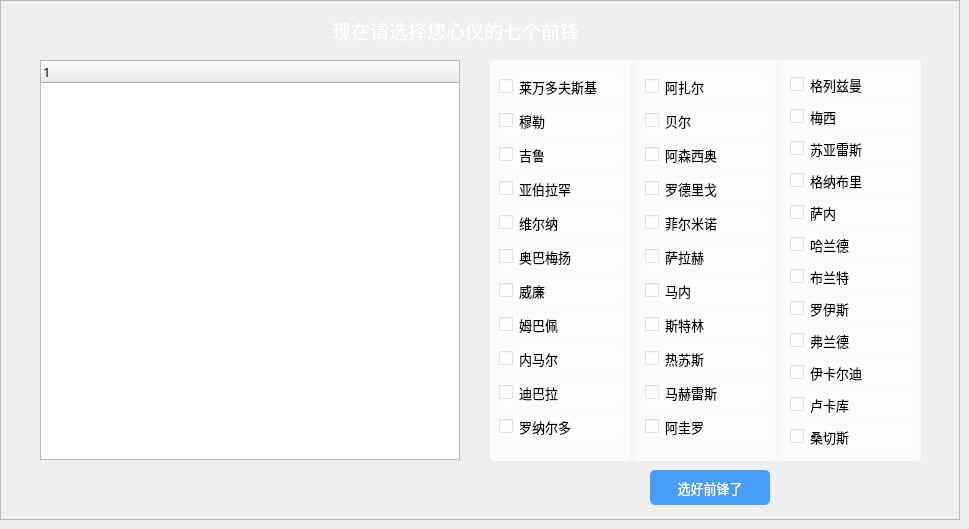
    <widget class="QWidget" name="chooseForward">
     <widget class="QLabel" name="label_2">
      <property name="geometry">
       <rect>
        <x>280</x>
        <y>-10</y>
        <width>351</width>
        <height>81</height>
       </rect>
      </property>
      <property name="font">
       <font>
        <family>微软雅黑</family>
        <pointsize>14</pointsize>
       </font>
      </property>
      <property name="styleSheet">
       <string notr="true">color: rgb(255, 255, 255);</string>
      </property>
      <property name="text">
       <string>现在请选择您心仪的七个前锋</string>
      </property>
      <property name="alignment">
       <set>Qt::AlignCenter</set>
      </property>
     </widget>
     <widget class="QTreeWidget" name="treeWidget_2">
      <property name="geometry">
       <rect>
        <x>40</x>
        <y>60</y>
        <width>420</width>
        <height>400</height>
       </rect>
      </property>
      <property name="font">
       <font>
        <family>等线</family>
        <pointsize>10</pointsize>
       </font>
      </property>
      <column>
       <property name="text">
        <string notr="true">1</string>
       </property>
      </column>
     </widget>
     <widget class="QWidget" name="widget_2" native="true">
      <property name="geometry">
       <rect>
        <x>490</x>
        <y>60</y>
        <width>431</width>
        <height>401</height>
       </rect>
      </property>
      <property name="font">
       <font>
        <pointsize>10</pointsize>
       </font>
      </property>
      <property name="styleSheet">
       <string notr="true">background-color: rgba(255, 255, 255,0.5);
border-radius: 5px;</string>
      </property>
      <layout class="QHBoxLayout" name="horizontalLayout">
       <item>
        <widget class="QWidget" name="widget_3" native="true">
         <layout class="QVBoxLayout" name="verticalLayout">
          <item>
           <widget class="QCheckBox" name="checkBox">
            <property name="font">
             <font>
              <family>等线</family>
              <pointsize>10</pointsize>
             </font>
            </property>
            <property name="text">
             <string>莱万多夫斯基</string>
            </property>
           </widget>
          </item>
          <item>
           <widget class="QCheckBox" name="checkBox_2">
            <property name="font">
             <font>
              <family>等线</family>
              <pointsize>10</pointsize>
             </font>
            </property>
            <property name="text">
             <string>穆勒</string>
            </property>
           </widget>
          </item>
          <item>
           <widget class="QCheckBox" name="checkBox_3">
            <property name="font">
             <font>
              <family>等线</family>
              <pointsize>10</pointsize>
             </font>
            </property>
            <property name="text">
             <string>吉鲁</string>
            </property>
           </widget>
          </item>
          <item>
           <widget class="QCheckBox" name="checkBox_4">
            <property name="font">
             <font>
              <family>等线</family>
              <pointsize>10</pointsize>
             </font>
            </property>
            <property name="text">
             <string>亚伯拉罕</string>
            </property>
           </widget>
          </item>
          <item>
           <widget class="QCheckBox" name="checkBox_5">
            <property name="font">
             <font>
              <family>等线</family>
              <pointsize>10</pointsize>
             </font>
            </property>
            <property name="text">
             <string>维尔纳</string>
            </property>
           </widget>
          </item>
          <item>
           <widget class="QCheckBox" name="checkBox_6">
            <property name="font">
             <font>
              <family>等线</family>
              <pointsize>10</pointsize>
             </font>
            </property>
            <property name="text">
             <string>奥巴梅扬</string>
            </property>
           </widget>
          </item>
          <item>
           <widget class="QCheckBox" name="checkBox_7">
            <property name="font">
             <font>
              <family>等线</family>
              <pointsize>10</pointsize>
             </font>
            </property>
            <property name="text">
             <string>威廉</string>
            </property>
           </widget>
          </item>
          <item>
           <widget class="QCheckBox" name="checkBox_8">
            <property name="font">
             <font>
              <family>等线</family>
              <pointsize>10</pointsize>
             </font>
            </property>
            <property name="text">
             <string>姆巴佩</string>
            </property>
           </widget>
          </item>
          <item>
           <widget class="QCheckBox" name="checkBox_9">
            <property name="font">
             <font>
              <family>等线</family>
              <pointsize>10</pointsize>
             </font>
            </property>
            <property name="text">
             <string>内马尔</string>
            </property>
           </widget>
          </item>
          <item>
           <widget class="QCheckBox" name="checkBox_10">
            <property name="font">
             <font>
              <family>等线</family>
              <pointsize>10</pointsize>
             </font>
            </property>
            <property name="text">
             <string>迪巴拉</string>
            </property>
           </widget>
          </item>
          <item>
           <widget class="QCheckBox" name="checkBox_11">
            <property name="font">
             <font>
              <family>等线</family>
              <pointsize>10</pointsize>
             </font>
            </property>
            <property name="text">
             <string>罗纳尔多</string>
            </property>
           </widget>
          </item>
         </layout>
        </widget>
       </item>
       <item>
        <widget class="QWidget" name="widget_4" native="true">
         <layout class="QVBoxLayout" name="verticalLayout_2">
          <item>
           <widget class="QCheckBox" name="checkBox_12">
            <property name="font">
             <font>
              <family>等线</family>
              <pointsize>10</pointsize>
             </font>
            </property>
            <property name="text">
             <string>阿扎尔</string>
            </property>
           </widget>
          </item>
          <item>
           <widget class="QCheckBox" name="checkBox_13">
            <property name="font">
             <font>
              <family>等线</family>
              <pointsize>10</pointsize>
             </font>
            </property>
            <property name="text">
             <string>贝尔</string>
            </property>
           </widget>
          </item>
          <item>
           <widget class="QCheckBox" name="checkBox_14">
            <property name="font">
             <font>
              <family>等线</family>
              <pointsize>10</pointsize>
             </font>
            </property>
            <property name="text">
             <string>阿森西奥</string>
            </property>
           </widget>
          </item>
          <item>
           <widget class="QCheckBox" name="checkBox_15">
            <property name="font">
             <font>
              <family>等线</family>
              <pointsize>10</pointsize>
             </font>
            </property>
            <property name="text">
             <string>罗德里戈</string>
            </property>
           </widget>
          </item>
          <item>
           <widget class="QCheckBox" name="checkBox_16">
            <property name="font">
             <font>
              <family>等线</family>
              <pointsize>10</pointsize>
             </font>
            </property>
            <property name="text">
             <string>菲尔米诺</string>
            </property>
           </widget>
          </item>
          <item>
           <widget class="QCheckBox" name="checkBox_17">
            <property name="font">
             <font>
              <family>等线</family>
              <pointsize>10</pointsize>
             </font>
            </property>
            <property name="text">
             <string>萨拉赫</string>
            </property>
           </widget>
          </item>
          <item>
           <widget class="QCheckBox" name="checkBox_18">
            <property name="font">
             <font>
              <family>等线</family>
              <pointsize>10</pointsize>
             </font>
            </property>
            <property name="text">
             <string>马内</string>
            </property>
           </widget>
          </item>
          <item>
           <widget class="QCheckBox" name="checkBox_28">
            <property name="font">
             <font>
              <family>等线</family>
              <pointsize>10</pointsize>
             </font>
            </property>
            <property name="text">
             <string>斯特林</string>
            </property>
           </widget>
          </item>
          <item>
           <widget class="QCheckBox" name="checkBox_29">
            <property name="font">
             <font>
              <family>等线</family>
              <pointsize>10</pointsize>
             </font>
            </property>
            <property name="text">
             <string>热苏斯</string>
            </property>
           </widget>
          </item>
          <item>
           <widget class="QCheckBox" name="checkBox_30">
            <property name="font">
             <font>
              <family>等线</family>
              <pointsize>10</pointsize>
             </font>
            </property>
            <property name="text">
             <string>马赫雷斯</string>
            </property>
           </widget>
          </item>
          <item>
           <widget class="QCheckBox" name="checkBox_31">
            <property name="font">
             <font>
              <family>等线</family>
              <pointsize>10</pointsize>
             </font>
            </property>
            <property name="text">
             <string>阿圭罗</string>
            </property>
           </widget>
          </item>
         </layout>
        </widget>
       </item>
       <item>
        <widget class="QWidget" name="widget_5" native="true">
         <layout class="QVBoxLayout" name="verticalLayout_4">
          <item>
           <widget class="QCheckBox" name="checkBox_32">
            <property name="font">
             <font>
              <family>等线</family>
              <pointsize>10</pointsize>
             </font>
            </property>
            <property name="text">
             <string>格列兹曼</string>
            </property>
           </widget>
          </item>
          <item>
           <widget class="QCheckBox" name="checkBox_33">
            <property name="font">
             <font>
              <family>等线</family>
              <pointsize>10</pointsize>
             </font>
            </property>
            <property name="text">
             <string>梅西</string>
            </property>
           </widget>
          </item>
          <item>
           <widget class="QCheckBox" name="checkBox_34">
            <property name="font">
             <font>
              <family>等线</family>
              <pointsize>10</pointsize>
             </font>
            </property>
            <property name="text">
             <string>苏亚雷斯</string>
            </property>
           </widget>
          </item>
          <item>
           <widget class="QCheckBox" name="checkBox_35">
            <property name="font">
             <font>
              <family>等线</family>
              <pointsize>10</pointsize>
             </font>
            </property>
            <property name="text">
             <string>格纳布里</string>
            </property>
           </widget>
          </item>
          <item>
           <widget class="QCheckBox" name="checkBox_36">
            <property name="font">
             <font>
              <family>等线</family>
              <pointsize>10</pointsize>
             </font>
            </property>
            <property name="text">
             <string>萨内</string>
            </property>
           </widget>
          </item>
          <item>
           <widget class="QCheckBox" name="checkBox_37">
            <property name="font">
             <font>
              <family>等线</family>
              <pointsize>10</pointsize>
             </font>
            </property>
            <property name="text">
             <string>哈兰德</string>
            </property>
           </widget>
          </item>
          <item>
           <widget class="QCheckBox" name="checkBox_38">
            <property name="font">
             <font>
              <family>等线</family>
              <pointsize>10</pointsize>
             </font>
            </property>
            <property name="text">
             <string>布兰特</string>
            </property>
           </widget>
          </item>
          <item>
           <widget class="QCheckBox" name="checkBox_39">
            <property name="font">
             <font>
              <family>等线</family>
              <pointsize>10</pointsize>
             </font>
            </property>
            <property name="text">
             <string>罗伊斯</string>
            </property>
           </widget>
          </item>
          <item>
           <widget class="QCheckBox" name="checkBox_40">
            <property name="font">
             <font>
              <family>等线</family>
              <pointsize>10</pointsize>
             </font>
            </property>
            <property name="text">
             <string>弗兰德</string>
            </property>
           </widget>
          </item>
          <item>
           <widget class="QCheckBox" name="checkBox_41">
            <property name="font">
             <font>
              <family>等线</family>
              <pointsize>10</pointsize>
             </font>
            </property>
            <property name="text">
             <string>伊卡尔迪</string>
            </property>
           </widget>
          </item>
          <item>
           <widget class="QCheckBox" name="checkBox_42">
            <property name="font">
             <font>
              <family>等线</family>
              <pointsize>10</pointsize>
             </font>
            </property>
            <property name="text">
             <string>卢卡库</string>
            </property>
           </widget>
          </item>
          <item>
           <widget class="QCheckBox" name="checkBox_43">
            <property name="font">
             <font>
              <family>等线</family>
              <pointsize>10</pointsize>
             </font>
            </property>
            <property name="text">
             <string>桑切斯</string>
            </property>
           </widget>
          </item>
         </layout>
        </widget>
       </item>
      </layout>
     </widget>
     <widget class="QPushButton" name="ChooseForwardBtn">
      <property name="geometry">
       <rect>
        <x>650</x>
        <y>470</y>
        <width>120</width>
        <height>35</height>
       </rect>
      </property>
      <property name="font">
       <font>
        <family>等线</family>
        <pointsize>10</pointsize>
       </font>
      </property>
      <property name="styleSheet">
       <string notr="true">QPushButton { background-color: rgba(0, 120, 255,0.7); border-radius: 5px; color: rgb(255, 255, 255); } QPushButton:hover { background-color: rgb(46, 231, 253); }</string>
      </property>
      <property name="text">
       <string>选好前锋了</string>
      </property>
     </widget>
     <widget class="QFrame" name="frame_9">
      <property name="geometry">
       <rect>
        <x>0</x>
        <y>0</y>
        <width>960</width>
        <height>520</height>
       </rect>
      </property>
      <property name="styleSheet">
       <string notr="true">#frame_9{background-image: url(:/Image/match_field_2.jpg);}</string>
      </property>
      <property name="frameShape">
       <enum>QFrame::StyledPanel</enum>
      </property>
      <property name="frameShadow">
       <enum>QFrame::Raised</enum>
      </property>
     </widget>
     <zorder>frame_9</zorder>
     <zorder>label_2</zorder>
     <zorder>treeWidget_2</zorder>
     <zorder>widget_2</zorder>
     <zorder>ChooseForwardBtn</zorder>
    </widget>
